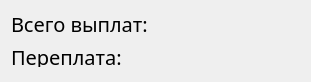
   <widget class="QWidget" name="verticalLayoutWidget">
    <property name="geometry">
     <rect>
      <x>30</x>
      <y>360</y>
      <width>311</width>
      <height>56</height>
     </rect>
    </property>
    <property name="palette">
     <palette>
      <active>
       <colorrole role="WindowText">
        <brush brushstyle="SolidPattern">
         <color alpha="255">
          <red>236</red>
          <green>236</green>
          <blue>0</blue>
         </color>
        </brush>
       </colorrole>
      </active>
      <inactive>
       <colorrole role="WindowText">
        <brush brushstyle="SolidPattern">
         <color alpha="255">
          <red>236</red>
          <green>236</green>
          <blue>0</blue>
         </color>
        </brush>
       </colorrole>
      </inactive>
      <disabled>
       <colorrole role="WindowText">
        <brush brushstyle="SolidPattern">
         <color alpha="255">
          <red>120</red>
          <green>120</green>
          <blue>120</blue>
         </color>
        </brush>
       </colorrole>
      </disabled>
     </palette>
    </property>
    <property name="font">
     <font>
      <family>HelveticaNeueCyr</family>
      <pointsize>10</pointsize>
      <weight>50</weight>
      <bold>false</bold>
     </font>
    </property>
    <layout class="QGridLayout" name="gridLayout_2">
     <item row="1" column="0">
      <widget class="QLabel" name="label_2_text">
       <property name="maximumSize">
        <size>
         <width>16777215</width>
         <height>20</height>
        </size>
       </property>
       <property name="palette">
        <palette>
         <active>
          <colorrole role="WindowText">
           <brush brushstyle="SolidPattern">
            <color alpha="255">
             <red>0</red>
             <green>0</green>
             <blue>0</blue>
            </color>
           </brush>
          </colorrole>
          <colorrole role="Text">
           <brush brushstyle="SolidPattern">
            <color alpha="255">
             <red>179</red>
             <green>179</green>
             <blue>179</blue>
            </color>
           </brush>
          </colorrole>
          <colorrole role="ButtonText">
           <brush brushstyle="SolidPattern">
            <color alpha="255">
             <red>255</red>
             <green>255</green>
             <blue>255</blue>
            </color>
           </brush>
          </colorrole>
          <colorrole role="PlaceholderText">
           <brush brushstyle="SolidPattern">
            <color alpha="128">
             <red>179</red>
             <green>179</green>
             <blue>179</blue>
            </color>
           </brush>
          </colorrole>
         </active>
         <inactive>
          <colorrole role="WindowText">
           <brush brushstyle="SolidPattern">
            <color alpha="255">
             <red>0</red>
             <green>0</green>
             <blue>0</blue>
            </color>
           </brush>
          </colorrole>
          <colorrole role="Text">
           <brush brushstyle="SolidPattern">
            <color alpha="255">
             <red>179</red>
             <green>179</green>
             <blue>179</blue>
            </color>
           </brush>
          </colorrole>
          <colorrole role="ButtonText">
           <brush brushstyle="SolidPattern">
            <color alpha="255">
             <red>255</red>
             <green>255</green>
             <blue>255</blue>
            </color>
           </brush>
          </colorrole>
          <colorrole role="PlaceholderText">
           <brush brushstyle="SolidPattern">
            <color alpha="128">
             <red>179</red>
             <green>179</green>
             <blue>179</blue>
            </color>
           </brush>
          </colorrole>
         </inactive>
         <disabled>
          <colorrole role="WindowText">
           <brush brushstyle="SolidPattern">
            <color alpha="255">
             <red>120</red>
             <green>120</green>
             <blue>120</blue>
            </color>
           </brush>
          </colorrole>
          <colorrole role="Text">
           <brush brushstyle="SolidPattern">
            <color alpha="255">
             <red>120</red>
             <green>120</green>
             <blue>120</blue>
            </color>
           </brush>
          </colorrole>
          <colorrole role="ButtonText">
           <brush brushstyle="SolidPattern">
            <color alpha="255">
             <red>120</red>
             <green>120</green>
             <blue>120</blue>
            </color>
           </brush>
          </colorrole>
          <colorrole role="PlaceholderText">
           <brush brushstyle="SolidPattern">
            <color alpha="128">
             <red>0</red>
             <green>0</green>
             <blue>0</blue>
            </color>
           </brush>
          </colorrole>
         </disabled>
        </palette>
       </property>
       <property name="font">
        <font>
         <family>HelveticaNeueCyr</family>
         <pointsize>15</pointsize>
         <weight>50</weight>
         <bold>false</bold>
        </font>
       </property>
       <property name="text">
        <string>Переплата:</string>
       </property>
      </widget>
     </item>
     <item row="0" column="1">
      <widget class="QLabel" name="label_1_sum">
       <property name="palette">
        <palette>
         <active>
          <colorrole role="WindowText">
           <brush brushstyle="SolidPattern">
            <color alpha="255">
             <red>0</red>
             <green>0</green>
             <blue>0</blue>
            </color>
           </brush>
          </colorrole>
          <colorrole role="Text">
           <brush brushstyle="SolidPattern">
            <color alpha="255">
             <red>179</red>
             <green>179</green>
             <blue>179</blue>
            </color>
           </brush>
          </colorrole>
          <colorrole role="ButtonText">
           <brush brushstyle="SolidPattern">
            <color alpha="255">
             <red>255</red>
             <green>255</green>
             <blue>255</blue>
            </color>
           </brush>
          </colorrole>
          <colorrole role="PlaceholderText">
           <brush brushstyle="SolidPattern">
            <color alpha="128">
             <red>179</red>
             <green>179</green>
             <blue>179</blue>
            </color>
           </brush>
          </colorrole>
         </active>
         <inactive>
          <colorrole role="WindowText">
           <brush brushstyle="SolidPattern">
            <color alpha="255">
             <red>0</red>
             <green>0</green>
             <blue>0</blue>
            </color>
           </brush>
          </colorrole>
          <colorrole role="Text">
           <brush brushstyle="SolidPattern">
            <color alpha="255">
             <red>179</red>
             <green>179</green>
             <blue>179</blue>
            </color>
           </brush>
          </colorrole>
          <colorrole role="ButtonText">
           <brush brushstyle="SolidPattern">
            <color alpha="255">
             <red>255</red>
             <green>255</green>
             <blue>255</blue>
            </color>
           </brush>
          </colorrole>
          <colorrole role="PlaceholderText">
           <brush brushstyle="SolidPattern">
            <color alpha="128">
             <red>179</red>
             <green>179</green>
             <blue>179</blue>
            </color>
           </brush>
          </colorrole>
         </inactive>
         <disabled>
          <colorrole role="WindowText">
           <brush brushstyle="SolidPattern">
            <color alpha="255">
             <red>120</red>
             <green>120</green>
             <blue>120</blue>
            </color>
           </brush>
          </colorrole>
          <colorrole role="Text">
           <brush brushstyle="SolidPattern">
            <color alpha="255">
             <red>120</red>
             <green>120</green>
             <blue>120</blue>
            </color>
           </brush>
          </colorrole>
          <colorrole role="ButtonText">
           <brush brushstyle="SolidPattern">
            <color alpha="255">
             <red>120</red>
             <green>120</green>
             <blue>120</blue>
            </color>
           </brush>
          </colorrole>
          <colorrole role="PlaceholderText">
           <brush brushstyle="SolidPattern">
            <color alpha="128">
             <red>0</red>
             <green>0</green>
             <blue>0</blue>
            </color>
           </brush>
          </colorrole>
         </disabled>
        </palette>
       </property>
       <property name="font">
        <font>
         <family>HelveticaNeueCyr</family>
         <pointsize>15</pointsize>
         <weight>50</weight>
         <bold>false</bold>
        </font>
       </property>
       <property name="text">
        <string/>
       </property>
      </widget>
     </item>
     <item row="0" column="0">
      <widget class="QLabel" name="label_1_text">
       <property name="maximumSize">
        <size>
         <width>16777215</width>
         <height>20</height>
        </size>
       </property>
       <property name="baseSize">
        <size>
         <width>0</width>
         <height>100</height>
        </size>
       </property>
       <property name="palette">
        <palette>
         <active>
          <colorrole role="WindowText">
           <brush brushstyle="SolidPattern">
            <color alpha="255">
             <red>0</red>
             <green>0</green>
             <blue>0</blue>
            </color>
           </brush>
          </colorrole>
          <colorrole role="Text">
           <brush brushstyle="SolidPattern">
            <color alpha="255">
             <red>179</red>
             <green>179</green>
             <blue>179</blue>
            </color>
           </brush>
          </colorrole>
          <colorrole role="ButtonText">
           <brush brushstyle="SolidPattern">
            <color alpha="255">
             <red>255</red>
             <green>255</green>
             <blue>255</blue>
            </color>
           </brush>
          </colorrole>
          <colorrole role="PlaceholderText">
           <brush brushstyle="SolidPattern">
            <color alpha="128">
             <red>179</red>
             <green>179</green>
             <blue>179</blue>
            </color>
           </brush>
          </colorrole>
         </active>
         <inactive>
          <colorrole role="WindowText">
           <brush brushstyle="SolidPattern">
            <color alpha="255">
             <red>0</red>
             <green>0</green>
             <blue>0</blue>
            </color>
           </brush>
          </colorrole>
          <colorrole role="Text">
           <brush brushstyle="SolidPattern">
            <color alpha="255">
             <red>179</red>
             <green>179</green>
             <blue>179</blue>
            </color>
           </brush>
          </colorrole>
          <colorrole role="ButtonText">
           <brush brushstyle="SolidPattern">
            <color alpha="255">
             <red>255</red>
             <green>255</green>
             <blue>255</blue>
            </color>
           </brush>
          </colorrole>
          <colorrole role="PlaceholderText">
           <brush brushstyle="SolidPattern">
            <color alpha="128">
             <red>179</red>
             <green>179</green>
             <blue>179</blue>
            </color>
           </brush>
          </colorrole>
         </inactive>
         <disabled>
          <colorrole role="WindowText">
           <brush brushstyle="SolidPattern">
            <color alpha="255">
             <red>120</red>
             <green>120</green>
             <blue>120</blue>
            </color>
           </brush>
          </colorrole>
          <colorrole role="Text">
           <brush brushstyle="SolidPattern">
            <color alpha="255">
             <red>120</red>
             <green>120</green>
             <blue>120</blue>
            </color>
           </brush>
          </colorrole>
          <colorrole role="ButtonText">
           <brush brushstyle="SolidPattern">
            <color alpha="255">
             <red>120</red>
             <green>120</green>
             <blue>120</blue>
            </color>
           </brush>
          </colorrole>
          <colorrole role="PlaceholderText">
           <brush brushstyle="SolidPattern">
            <color alpha="128">
             <red>0</red>
             <green>0</green>
             <blue>0</blue>
            </color>
           </brush>
          </colorrole>
         </disabled>
        </palette>
       </property>
       <property name="font">
        <font>
         <family>HelveticaNeueCyr</family>
         <pointsize>15</pointsize>
         <weight>50</weight>
         <bold>false</bold>
        </font>
       </property>
       <property name="text">
        <string>Всего выплат:</string>
       </property>
      </widget>
     </item>
     <item row="1" column="1">
      <widget class="QLabel" name="label_2_sum">
       <property name="palette">
        <palette>
         <active>
          <colorrole role="WindowText">
           <brush brushstyle="SolidPattern">
            <color alpha="255">
             <red>0</red>
             <green>0</green>
             <blue>0</blue>
            </color>
           </brush>
          </colorrole>
          <colorrole role="Text">
           <brush brushstyle="SolidPattern">
            <color alpha="255">
             <red>179</red>
             <green>179</green>
             <blue>179</blue>
            </color>
           </brush>
          </colorrole>
          <colorrole role="ButtonText">
           <brush brushstyle="SolidPattern">
            <color alpha="255">
             <red>255</red>
             <green>255</green>
             <blue>255</blue>
            </color>
           </brush>
          </colorrole>
          <colorrole role="PlaceholderText">
           <brush brushstyle="SolidPattern">
            <color alpha="128">
             <red>179</red>
             <green>179</green>
             <blue>179</blue>
            </color>
           </brush>
          </colorrole>
         </active>
         <inactive>
          <colorrole role="WindowText">
           <brush brushstyle="SolidPattern">
            <color alpha="255">
             <red>0</red>
             <green>0</green>
             <blue>0</blue>
            </color>
           </brush>
          </colorrole>
          <colorrole role="Text">
           <brush brushstyle="SolidPattern">
            <color alpha="255">
             <red>179</red>
             <green>179</green>
             <blue>179</blue>
            </color>
           </brush>
          </colorrole>
          <colorrole role="ButtonText">
           <brush brushstyle="SolidPattern">
            <color alpha="255">
             <red>255</red>
             <green>255</green>
             <blue>255</blue>
            </color>
           </brush>
          </colorrole>
          <colorrole role="PlaceholderText">
           <brush brushstyle="SolidPattern">
            <color alpha="128">
             <red>179</red>
             <green>179</green>
             <blue>179</blue>
            </color>
           </brush>
          </colorrole>
         </inactive>
         <disabled>
          <colorrole role="WindowText">
           <brush brushstyle="SolidPattern">
            <color alpha="255">
             <red>120</red>
             <green>120</green>
             <blue>120</blue>
            </color>
           </brush>
          </colorrole>
          <colorrole role="Text">
           <brush brushstyle="SolidPattern">
            <color alpha="255">
             <red>120</red>
             <green>120</green>
             <blue>120</blue>
            </color>
           </brush>
          </colorrole>
          <colorrole role="ButtonText">
           <brush brushstyle="SolidPattern">
            <color alpha="255">
             <red>120</red>
             <green>120</green>
             <blue>120</blue>
            </color>
           </brush>
          </colorrole>
          <colorrole role="PlaceholderText">
           <brush brushstyle="SolidPattern">
            <color alpha="128">
             <red>0</red>
             <green>0</green>
             <blue>0</blue>
            </color>
           </brush>
          </colorrole>
         </disabled>
        </palette>
       </property>
       <property name="font">
        <font>
         <family>HelveticaNeueCyr</family>
         <pointsize>15</pointsize>
         <weight>50</weight>
         <bold>false</bold>
        </font>
       </property>
       <property name="text">
        <string/>
       </property>
      </widget>
     </item>
    </layout>
   </widget>
